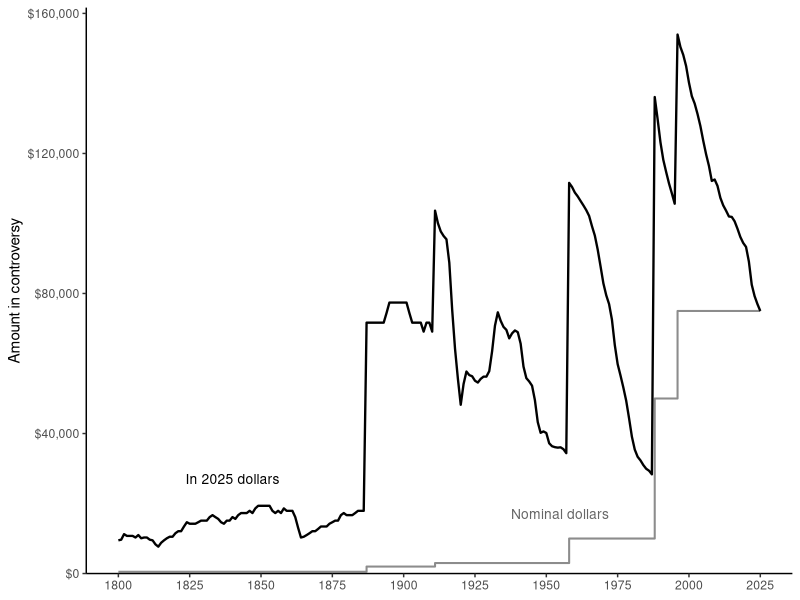
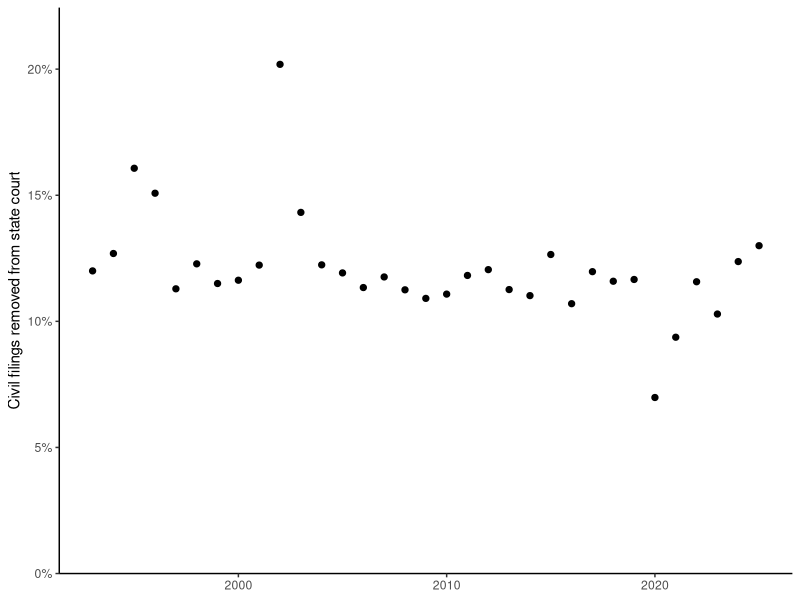

Write R code to recreate these figures, in order.
## ---- chunk 1
#| label: fig-aic
#| fig-alt: "Step chart of the diversity amount-in-controversy threshold from 1800 to 2025, in nominal dollars (a step line rising from 500 dollars to 75,000 dollars) and in 2025 dollars."
#| fig-cap: "The diversity amount-in-controversy threshold, 1800--2025, in nominal dollars (gray) and in 2025 dollars (black). Each step marks the year Congress raised the threshold. Sources: 28 U.S.C. § 1332 (amendment notes); Fed. Judicial Ctr., *Jurisdiction: Diversity of Citizenship*; Fed. Reserve Bank of Minneapolis, *Consumer Price Index, 1800--* (annual averages)."
#| echo: false
#| fig-width: 6.5
#| fig-height: 3.5
library(ggplot2)

aic <- read.csv("data/aic_threshold.csv")
latest <- aic[nrow(aic), ]
aic$real <- aic$threshold * latest$cpi / aic$cpi

ggplot(aic, aes(year)) +
  geom_step(aes(y = threshold), colour = "grey55", linewidth = 0.7) +
  geom_line(aes(y = real), colour = "black", linewidth = 0.8) +
  annotate("text", x = 1840, y = 27000, label = paste0("In ", latest$year, " dollars"),
           size = 3.5) +
  annotate("text", x = 1972, y = 17000, label = "Nominal dollars",
           colour = "grey40", hjust = 1, size = 3.5) +
  scale_y_continuous(labels = scales::label_dollar(), limits = c(0, NA),
                     expand = expansion(mult = c(0, 0.05))) +
  scale_x_continuous(breaks = seq(1800, 2025, by = 25)) +
  labs(x = NULL, y = "Amount in controversy") +
  theme_classic(base_size = 11)
## ---- chunk 2
#| label: fig-removal
#| fig-alt: "Scatterplot of the percentage of federal civil filings removed from state courts, statistical years 1993 to 2025. The share is about 12 percent in 1993, rises to about 16 percent in the mid-1990s and peaks at 20 percent in 2002, holds near 11 to 13 percent from 2004 to 2019, dips to 7 percent in 2020, and returns to 13 percent in 2025."
#| fig-cap: "Percent of federal civil filings that were removed from state courts, 1993--2025 (years ending September 30). The 2002 peak reflects a wave of removed asbestos cases. The dips in 2020--2023 come from a larger denominator, not fewer removals: tens of thousands of earplug cases were filed directly in the Northern District of Florida's MDL. The total includes reopened, remanded, and transferred cases. Source: Admin. Off. of the U.S. Cts., *Judicial Business of the United States Courts* tbl. S-7 (1997--2010), tbl. C-8 (2011--2025) (“Civil Cases Filed, by Origin”)."
#| echo: false
#| fig-width: 6.5
#| fig-height: 3.3
library(ggplot2)

removal <- read.csv("data/removal_share.csv")

ggplot(removal, aes(year, pct_removed)) +
  geom_point(size = 1.8) +
  scale_y_continuous(limits = c(0, 22), labels = function(x) paste0(x, "%"),
                     expand = expansion(mult = c(0, 0.02))) +
  labs(x = NULL, y = "Civil filings removed from state court") +
  theme_classic(base_size = 11)
